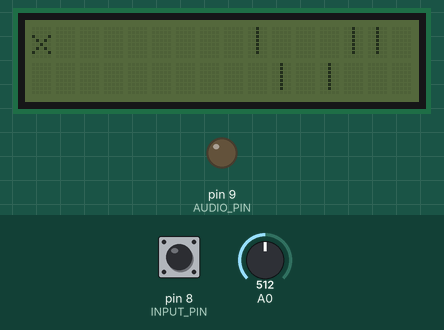
Bench run of a sketch on a simulated Arduino Uno, built with avr-gcc and run on an emulated ATmega328P. Shown: 16×2 character LCD, output pins drawn as LEDs (lit = HIGH). Inputs (shaded band) come from the test bench; at power-on: A0 = 512, pin 8 (INPUT_PIN) HIGH. Random numbers use the default seed unless the sketch sets one.

Above: at 3.2 s.
3.3 s: A0 set to 306
At 14.07 s:
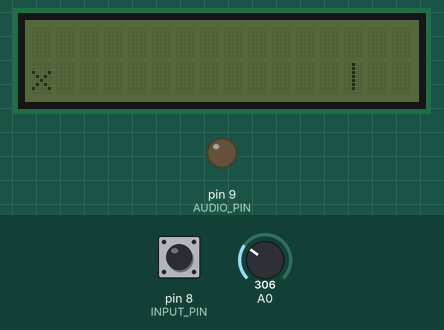
15.1 s: pin 8 (INPUT_PIN) pulled LOW for 1 s
At 16.57 s:
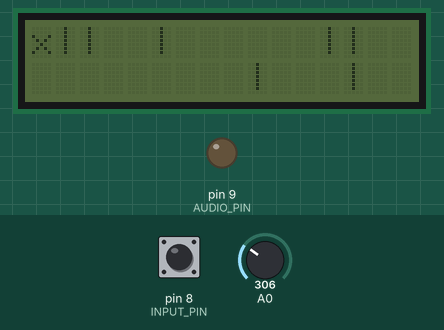
16.7 s: A0 set to 1023
At 22.55 s:
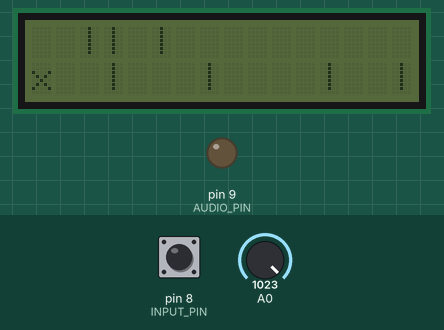
22.6 s: pin 8 (INPUT_PIN) pulled LOW for 0.15 s
23.3 s: pin 8 (INPUT_PIN) pulled LOW for 0.15 s
At 24.17 s:
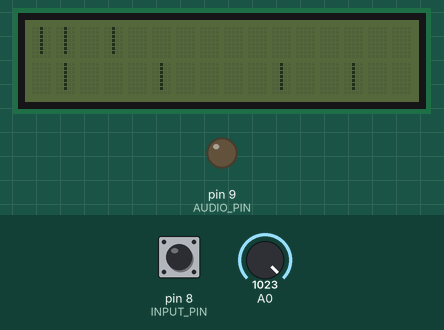
38.0 s: pin 8 (INPUT_PIN) driven LOW
Timing chart, 0 to 41.0 s (numbered marks = the images above; inputs shaded):
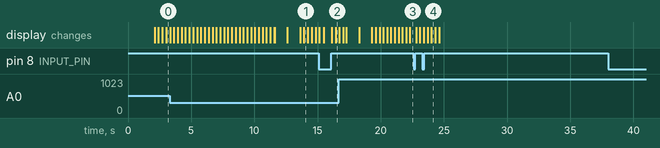

The sketch:

nada.ino
```cpp
//nada is a tiny game engine i made so i wont get bored of arduino
#include "DuckGame.h"
#include "Engine.h"

DuckGame duckGame; //we get an instance of our game
Engine nada(&duckGame); //load our game into the engine

void setup() {
    nada.setup(); //we setup  pinMode(12, INPUT);
}

void loop() {
     nada.loop();//now we run the game
}
```

Audio.cpp
```cpp
#include "Audio.h"
#include "Config.h"
#include <Arduino.h>

void Audio::setup(){
  pinMode(AUDIO_PIN, OUTPUT);
}

void Audio::playSound(int seconds){
  digitalWrite(AUDIO_PIN, HIGH);
  delay(seconds * 1000); //convert to milliseconds
  digitalWrite(AUDIO_PIN, LOW);

}
```

Audio.h
```cpp
#ifndef AUDIO_H
#define AUDIO_H

class Audio {
    public:
      void setup();
      void playSound(int seconds);
};

#endif
```

DuckGame.cpp
```cpp
#include "DuckGame.h"
#include "Entity.h"
#include "Game.h"
#include <stdlib.h>
#include <Arduino.h>
#include "utils.h"
#include "Config.h"
#define TICKTIME 50
#define SPAWN_WIDTH 16

void DuckGame::setup(){
    player = &level.player;
    startLevel();
}

void DuckGame::handleInput(){
    controlPlayer();
}

void DuckGame::loop(){
    if (damage){
        renderLives();
    }else{
        moveObstacles();
        renderer->renderLevel(level); //render the updated scene
    }
}

void DuckGame::controlPlayer(){

    if(input->consumeClick()){   //update the player's position based on the input
        int y = player->position[1];
        if (y == 0){
            y = 1;
        }else{
            y = 0;
        }
        player->position[1] = y;
    }
}

void DuckGame::setPosition(Entity* entity, int x, int y){
      entity->position[0] = x;
      entity->position[1] = y;
}

void DuckGame::placeObstacles(){
    Entity* obstacle = &level.obstacles[0];
    srand(analogRead(0));

    for (int i = 0; i < NO_ENTITY; ++i){ //next we render the other entities, which constitute the rest of the level
       placeObstacle(obstacle);
       obstacle++;
    }
}

void DuckGame::placeObstacle(Entity* obstacle){
       int minX, maxX, finalX, finalY;
       minX = lastX + 2; //the next obstacle should at least be 2 faces forward
       maxX = minX + SPAWN_WIDTH; //can be placed within 10 spaces after this;

       finalX = rand() % (maxX - minX + 1) + minX;
       finalY = rand() % 2; //values can only be between 0 and 1;

       setPosition(obstacle, finalX, finalY);
       lastX = finalX % SPAWN_WIDTH; //limit
}

void DuckGame::moveObstacles(){

     Entity* obstacle = &level.obstacles[0];
     if (tickCount % TICKTIME == 0){ //move the entities to the left every 50 ticks
        for (int i = 0; i < NO_ENTITY; ++i){ //next we render the other entities, which constitute the rest of the level
            obstacle->position[0]--;
            if (!isOnScreen(obstacle)){
                placeObstacle(obstacle);
            }
            if (isColliding(obstacle, player)){
                damage = true;
            }
            //store the last position in case it is needed to offset
            obstacle++;
        }
     }
}

bool DuckGame::isColliding(Entity* a, Entity* b){
    return a->position[0] == b->position[0] && a->position[1] == b->position[1];
}

void DuckGame::renderLives(){
    renderer->clearScreen();
    lives--;
    if (lives > 0){
        renderer->renderNumber(lives + 1, 7, 0);
        delay(1000);
        renderer->renderNumber(lives, 7, 0);
        delay(1000);
        renderer->clearScreen();
        startLevel();
    }else{
        renderer->renderText("YOU", 7, 0);
        renderer->renderText("LOSE", 6, 1);
    }
}

void DuckGame::startLevel(){
       damage = false;
       setPosition(player, 0, 0);
       placeObstacles();
}

void DuckGame::stop(){

}
```

DuckGame.h
```cpp
#ifndef DUCKGAME_H
#define DUCKGAME_H

#include "Game.h"
#include "Level.h"
#include "Entity.h"
#include "Config.h"

class DuckGame : public Game {
    public:
      void setup() override;
      void handleInput() override;
      void loop() override;
      void stop() override;

    private:
      static const int offshoreX = ((SCREEN_X * 2) - SCREEN_X + 1) + SCREEN_X;//this calculation is used to get a position off screen for a character
      static const int offshoreY = ((SCREEN_Y * 2) - SCREEN_Y + 1) + SCREEN_Y;//done via rand() % (max - min + 1) + min, where SCREEN_X is max, and SCREEN_X is min
      int lastX = 0; //stores the last position of the variable, useful for level generation
      int lives = NO_LIVES;
      bool damage = false;
      void controlPlayer();
      void moveObstacles();
      void renderLives();
      void startLevel();
      bool isColliding(Entity* a, Entity* b);
      void setPosition(Entity* entity, int x, int y);
      void placeObstacles();
      void placeObstacle(Entity* entity);
};

#endif
```

Engine.cpp
```cpp
#include "Engine.h"
#include "Game.h"
#include "Renderer.h"
#include <Arduino.h>

Engine::Engine(Game* g) : game(g){
	game->audio = &audio; //give the game access to the engine's audio and input system
	game->input = &input;
	game->renderer = &renderer;
}

void Engine::setup(){
	Serial.begin(9600);
	audio.setup();
	input.setup();
	renderer.setup();
	game->isRunning = true;
	game->setup();
	renderer.renderText("NADA", 6, 0);
	renderer.renderText("ENGINE", 5, 1);
	delay(2000);
	//setup the renderer if need be
}

void Engine::loop(){
		game->handleInput();
		if (game->isRunning){
				game->loop(); //update the game
				game->tickCount++;
		}
}
```

Engine.h
```cpp
#ifndef ENGINE_H
#define ENGINE_H

#include "Game.h"
#include "Renderer.h"


class Engine{
	private:
		Game* game;
		const Audio audio;
		const Input input;
		const Renderer renderer;

	public:
		Engine(Game* g);
		void setup();
		void loop();

};

#endif
```

Entity.h
```cpp
#ifndef ENTITY_H
#define ENTITY_H

//can otherwise be called a game object

typedef struct{

	int position[2]; //for now we only need to store the position data

}Entity;

#endif
```

Game.h
```cpp
#ifndef GAME_H
#define GAME_H
#include "Level.h"
#include "Input.h"
#include "Audio.h"
#include "Renderer.h"

class Game {
	public:
			Level level;
			Entity* player;
			Input* input; //references to the engine's systems
			Audio* audio;
			Renderer* renderer;
			int tickCount = 0;
			bool isRunning = true;
	    virtual void setup() = 0;
			virtual void handleInput() = 0;
	    virtual void loop() = 0;
			virtual void stop() = 0;
};

#endif
```

Input.cpp
```cpp
#include "Input.h"
#include <Arduino.h>
#include "Config.h"

void Input::setup(){
    pinMode(INPUT_PIN, INPUT_PULLUP);
}

bool Input::consumeClick(){
    return digitalRead(INPUT_PIN) == 1;
}
```

Input.h
```cpp
#ifndef INPUT_H
#define INPUT_H

class Input{
    public:
      void setup();
      bool consumeClick();
};

#endif
```

Level.h
```cpp
#ifndef LEVEL_H
#define LEVEL_H
#include "Config.h"
#include "Entity.h"
//a level is simply a store of entities or gameobjects

typedef struct{
	Entity player;
	Entity obstacles[NO_ENTITY]; //a level will have a fixed amount of entities
}Level;


#endif
```

Renderer.cpp
```cpp
#include "Renderer.h"
#include "Game.h"
#include <Wire.h>
#include <LiquidCrystal_I2C.h> //this is essentially our graphics api
#include "Level.h"
#include "Entity.h"
#include "Config.h"
#include "utils.h"

#if defined(ARDUINO) && ARDUINO >= 100
#define printByte(args)  write(args);
#else
#define printByte(args)  print(args,BYTE);
#endif

Renderer::Renderer() : lcd(0x27, 16, 2){}

void Renderer::setup(){
   lcd.init();
   if (BACKLIGHT == 1){
      lcd.backlight();
   }
   createPlayerChar();
}

void Renderer::renderLevel(Level level){
    lcd.clear(); //first clear the screen

    renderPlayer(&level.player); //render the player first

    Entity* obstacle = &level.obstacles[0]; //pointer to the fist variable of the array
    for (int i = 1; i < NO_ENTITY; ++i){ //next we render the other entities, which constitute the rest of the level
       renderEntity(obstacle, "|");
       obstacle++;
    }
}

//an alternative approach would of course be to have each gameobject own a render function, but for now i prefer it a simple store of values.
void Renderer::renderEntity(Entity* entity, const String character){
       //cull to view space, final expression checks whether. in this case view space is world space
      if (isOnScreen(entity)){
         lcd.setCursor(entity->position[0], entity->position[1]); //move the cursor to the position of the entity
         lcd.print(character); //finally display the entity on the screen;
     }
}

void Renderer::renderPlayer(Entity* player){
    renderEntity(player, "x");
}

void Renderer::createPlayerChar(){
   uint8_t duck[8]  = {0x0,0xc,0x1d,0xf,0xf,0x6,0x0};
   lcd.createChar(4, duck); //define the player duck character
}

void Renderer::clearScreen(){
   lcd.clear();
}

void Renderer::renderText(const String text, int x, int y){
   lcd.setCursor(x,y);
   lcd.print(text);
}
void Renderer::renderNumber(int number, int x, int y){
   lcd.setCursor(x,y);
   lcd.print(number);
}
```

Renderer.h
```cpp
#ifndef RENDERER_H
#define RENDERER_H
#include "Level.h"
#include "Entity.h"
#include <Wire.h>
#include <LiquidCrystal_I2C.h> //this is essentially our graphics api


class Renderer{
	private:
		LiquidCrystal_I2C lcd;
		void createPlayerChar();
		void renderEntity(Entity* entity, const String character); //rather than models, we simply have characters
		void renderPlayer(Entity* player);

	public:
		void setup();
		void clearScreen();
		void renderText(const String text, int x, int y);
		void renderNumber(int number, int x, int y);
		void renderLevel(Level level);
		Renderer();

};

#endif
```

utils.cpp
```cpp
#include "utils.h"
#include "Entity.h"
#include "Config.h"
#include <Arduino.h>

bool isOnScreen(Entity* entity){
  int x = entity->position[0];
  int y = entity->position[1];

  return x < SCREEN_X && y < SCREEN_Y && x >= 0 && y >= 0;
}

void log(const char* message){
  Serial.print(message);
}
```

utils.h
```cpp
#ifndef UTILS_H
#define UTILS_H
#include "Entity.h"

bool isOnScreen(Entity* entity);

void log(const char* message);

#endif
```

Config.h
```cpp
#ifndef CONFIG_H
#define CONFIG_H

#define AUDIO_PIN 9
#define BACKLIGHT 0
#define INPUT_PIN 8
#define SCREEN_X 16
#define SCREEN_Y 2
#define NO_ENTITY 8
#define NO_LIVES 3
#define TITLE "nada"

#endif
```

Measured:
- after the input at 38.0 s, every drawn part: stays the same
